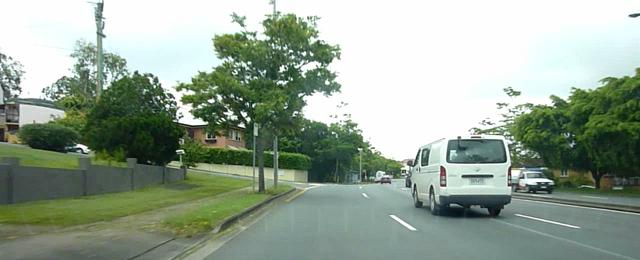
#> input picture ADAS_testing/ADAS/datasets/Day/Day (11).jpg, 640 x 260 px
$ python -i classical.py   (imports and definitions only)
#> lines starting #> are read from the running program, lines starting #| are printed output that depends on the picture; after the words box and inside, x2 and y2 are one past the last pixel; in counts of white or black regions, pixels touching at a corner belong together
"""
classical.py - OpenCV-based lane detector (no training needed).

Pipeline: grayscale -> gaussian -> Canny -> region-of-interest mask ->
Hough lines -> slope-based left/right split -> least-squares polynomial fit
per group -> sample N points along each fit.
"""

from pathlib import Path

import cv2
import numpy as np

from . import config


def _canny(gray):
    blur = cv2.GaussianBlur(gray, (config.GAUSSIAN_KERNEL, config.GAUSSIAN_KERNEL), 0)
    return cv2.Canny(blur, config.CANNY_LOW, config.CANNY_HIGH)


def _roi_mask(shape):
    H, W = shape[:2]
    top_y    = int(H * config.DEFAULT_ROI_VB_RATIO[0])
    bottom_y = int(H * config.DEFAULT_ROI_VB_RATIO[1])
    pts = np.array([[
        (int(W * 0.10), bottom_y),
        (int(W * 0.45), top_y),
        (int(W * 0.55), top_y),
        (int(W * 0.90), bottom_y),
    ]], dtype=np.int32)
    mask = np.zeros(shape[:2], dtype=np.uint8)
    cv2.fillPoly(mask, pts, 255)
    return mask


def _hough_lines(edge, mask):
    masked = cv2.bitwise_and(edge, mask)
    theta  = config.HOUGH_THETA or np.pi / 180
    return cv2.HoughLinesP(
        masked,
        rho=config.HOUGH_RHO,
        theta=theta,
        threshold=config.HOUGH_THRESH,
        minLineLength=config.HOUGH_MIN_LINE,
        maxLineGap=config.HOUGH_MAX_GAP,
    )


def _split_lrl(lines):
    """Bucket lines into (left, right) by slope sign and filter ~vertical ones."""
    left, right = [], []
    if lines is None:
        return left, right
    # OpenCV HoughLinesP is (N,1,4) in 4.x but (N,4) in 5.x; accept both.
    lines = np.asarray(lines).reshape(-1, 4)
    for x1, y1, x2, y2 in lines:
        dx = x2 - x1
        if dx == 0:
            continue
        slope = (y2 - y1) / dx
        if abs(slope) < 0.3:                  # too horizontal -> ignore
            continue
        if slope < 0:
            left.append((x1, y1, x2, y2))
        else:
            right.append((x1, y1, x2, y2))
    return left, right


def _fit_polys(lines, img_shape, n_points):
    """Fit a 1st-degree (and optionally 2nd-degree) polynomial per lane group,
    return list of dicts {slope_intercept, points=[[x,y]...]}.
    Returns at most 2 lanes (left, right)."""
    H, W = img_shape[:2]
    y_eval_top = int(H * config.DEFAULT_ROI_VB_RATIO[0])
    y_eval_bot = int(H * config.DEFAULT_ROI_VB_RATIO[1])
    ys = np.linspace(y_eval_top, y_eval_bot, n_points)

    polys = []
    for group in (lines[0], lines[1]):       # left then right
        if not group:
            continue
        xs_all = np.array([g[0] for g in group] + [g[2] for g in group])
        ys_all = np.array([g[1] for g in group] + [g[3] for g in group])
        # first-degree fit (good enough for a robust prototype)
        slope, intercept = np.polyfit(ys_all, xs_all, 1)
        x_pred = (slope * ys + intercept).astype(int).tolist()
        polys.append({
            "slope":     float(slope),
            "intercept": float(intercept),
            "points":    [[int(x), int(y)] for x, y in zip(x_pred, ys)],
        })
    return polys


def _clahe(gray):
    """CLAHE on the grayscale image: lifts contrast on dark / foggy / wet frames
    so lane markings survive adverse weather."""
    clahe = cv2.createCLAHE(clipLimit=3.0, tileGridSize=(8, 8))
    return clahe.apply(gray)


def detect_lanes(bgr, n_points=None, enhance=True):
    """End-to-end classical lane detection -> list of lane point lists.

    enhance=True runs a CLAHE pre-pass so the detector also works on dark
    / foggy / rainy frames, not only bright daylight scenes.
    """
    n_points = n_points or config.NUM_PTS_PER_LANE
    gray = cv2.cvtColor(bgr, cv2.COLOR_BGR2GRAY)
    if enhance:
        gray = _clahe(gray)
    edge = _canny(gray)
    mask = _roi_mask(edge.shape)
    lines = _hough_lines(edge, mask)
    left, right = _split_lrl(lines)
    lanes = _fit_polys((left, right), bgr.shape, n_points)
    return lanes, (left, right)


def draw_lanes(bgr, lanes, colors=None, thickness=4):
    """Return a copy of bgr with the lane polylines drawn."""
    out = bgr.copy()
    if not lanes:
        return out
    if colors is None:
        colors = [config.DEFAULT_LANE_COLOR_LEFT, config.DEFAULT_LANE_COLOR_RIGHT]
    for i, lane in enumerate(lanes):
        color = colors[i] if i < len(colors) else (255, 255, 255)
        for j in range(len(lane["points"]) - 1):
            pt1 = (lane["points"][j][0],     lane["points"][j][1])
            pt2 = lane["points"][j + 1]
            cv2.line(out, pt1, pt2, color, thickness)
    return out

>>> import cv2
>>> picture = cv2.imread('../../datasets/Day/Day (11).jpg')
#> picture is the input picture: shape (260, 640, 3); mean B, G, R 148.5, 163.4, 148.8
>>> result = detect_lanes(picture)
#> in detect_lanes, `gray = cv2.cvtColor(bgr, cv2.COLOR_BGR2GRAY)`:
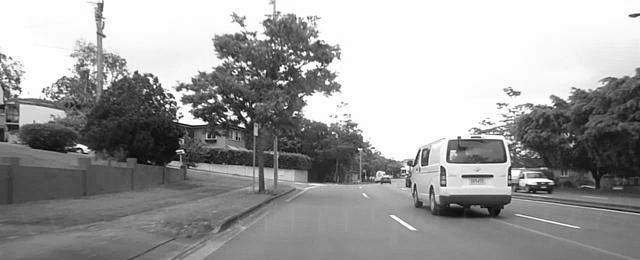
#> gray: shape (260, 640); min 3, max 255, mean 157.3
#> in _clahe, `return clahe.apply(gray)`:
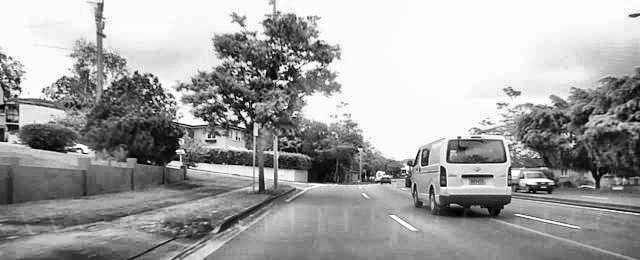
#> returned value: shape (260, 640); min 0, max 255, mean 163.6
#> in _canny, `blur = cv2.GaussianBlur(gray, (config.GAUSSIAN_KERNEL, config.GAUSSIAN..`:
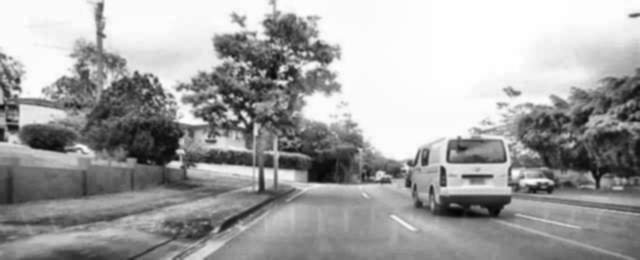
#> blur: shape (260, 640); min 4, max 255, mean 163.6
#> in _canny, `return cv2.Canny(blur, config.CANNY_LOW, config.CANNY_HIGH)`:
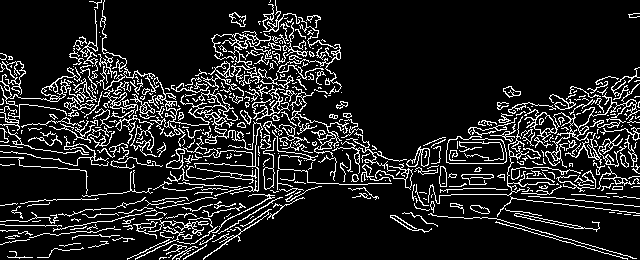
#> returned value: shape (260, 640); 12.9% white in thin lines or dots
#> in _roi_mask, `cv2.fillPoly(mask, pts, 255)`:
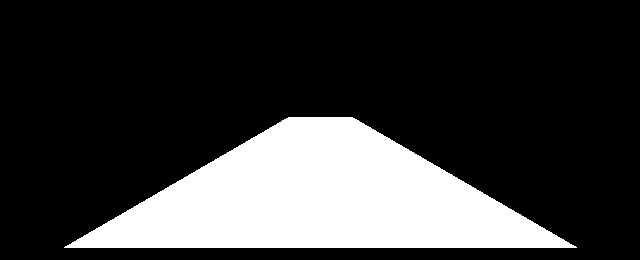
#> mask: shape (260, 640); 22.8% white; 1 white region, box (x1, y1, x2, y2) and area: (64, 117, 577, 248) 37953
#> in _hough_lines, `masked = cv2.bitwise_and(edge, mask)`:
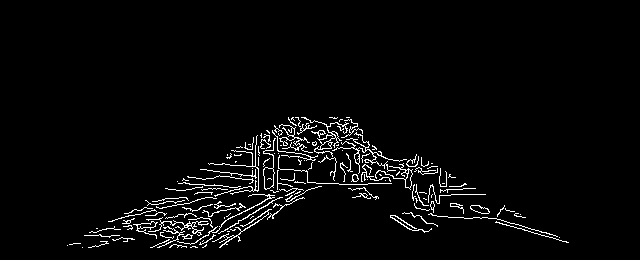
#> masked: shape (260, 640); 3.3% white in thin lines or dots, all inside (x1, y1, x2, y2) = (67, 117, 569, 248)
#> in detect_lanes, `lines = _hough_lines(edge, mask)`: lines = 46 rows, first 6: [84, 235, 437, 166], [168, 189, 462, 189], [102, 229, 534, 229], [125, 216, 521, 216], [261, 137, 567, 242], [88, 247, 421, 158]
#> the loop in _split_lrl, `for x1, y1, x2, y2 in lines:` made 46 passes
#> (x1, y1, x2, y2, dx, slope) on passes 1 to 12: (84, 235, 437, 166, 353, -0.195), (168, 189, 462, 189, 294, 0), (102, 229, 534, 229, 432, 0), (125, 216, 521, 216, 396, 0), (261, 137, 567, 242, 306, 0.343), (88, 247, 421, 158, 333, -0.267), (158, 204, 434, 166, 276, -0.138), (122, 223, 514, 223, 392, 0), (189, 184, 466, 184, 277, 0), (209, 164, 428, 164, 219, 0), (96, 246, 437, 168, 341, -0.229), (97, 235, 329, 117, 232, -0.509)
#> after the loop in _split_lrl, `for x1, y1, x2, y2 in lines:`: left = [(97, 235, 329, 117), (76, 243, 360, 129), (225, 242, 372, 146), (139, 210, 362, 138), (109, 221, 351, 119), (170, 242, 351, 120), (152, 247, 362, 135), (196, 247, 366, 141), (108, 221, 357, 125), (123, 241, 361, 130), (67, 245, 354, 129)]; right = [(261, 137, 567, 242), (261, 135, 520, 214), (290, 121, 549, 237), (256, 137, 541, 235), (288, 118, 452, 177), (253, 137, 524, 230), (266, 130, 559, 237), (253, 141, 476, 217)]
#> in detect_lanes, `lanes = _fit_polys((left, right), bgr.shape, n_points)`: lanes = 2 items

$ run again, on ADAS_testing/ADAS/datasets/Day/Day (120).jpg
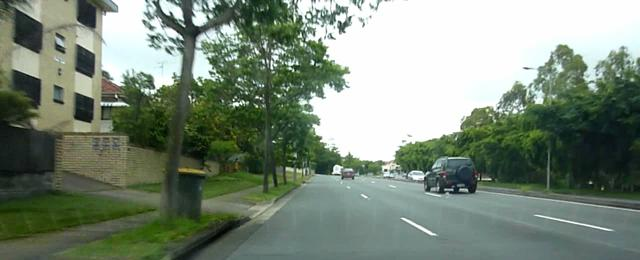
#> input picture ADAS_testing/ADAS/datasets/Day/Day (120).jpg, 640 x 260 px
#> picture is the input picture: shape (260, 640, 3); mean B, G, R 121, 136.6, 122.6
#> in _canny, `return cv2.Canny(blur, config.CANNY_LOW, config.CANNY_HIGH)`:
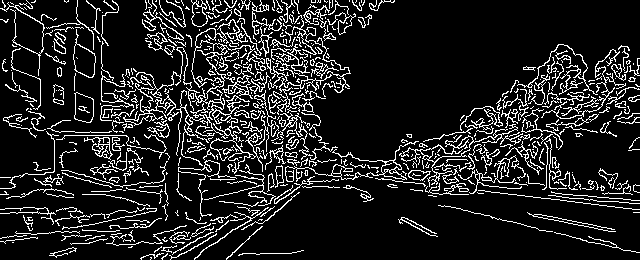
#> returned value: shape (260, 640); 13.3% white in thin lines or dots
#> mask: shape (260, 640); 22.8% white; 1 white region, box (x1, y1, x2, y2) and area: (64, 117, 577, 248) 37953
#> in _hough_lines, `masked = cv2.bitwise_and(edge, mask)`:
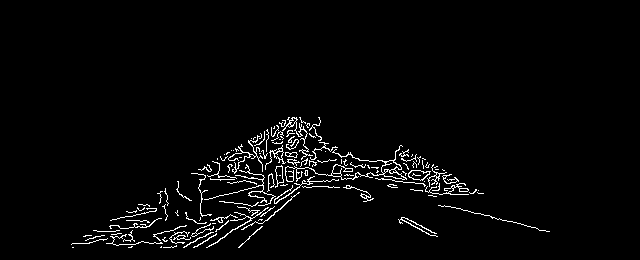
#> masked: shape (260, 640); 2.8% white in thin lines or dots, all inside (x1, y1, x2, y2) = (71, 117, 550, 248)
#> in detect_lanes, `lines = _hough_lines(edge, mask)`: lines = 38 rows, first 6: [205, 177, 455, 177], [199, 179, 457, 179], [191, 173, 444, 173], [71, 244, 460, 183], [198, 169, 442, 169], [212, 161, 422, 161]
#> the loop in _split_lrl, `for x1, y1, x2, y2 in lines:` made 38 passes
#> (x1, y1, x2, y2, dx, slope) on passes 1 to 8: (205, 177, 455, 177, 250, 0), (199, 179, 457, 179, 258, 0), (191, 173, 444, 173, 253, 0), (71, 244, 460, 183, 389, -0.157), (198, 169, 442, 169, 244, 0), (212, 161, 422, 161, 210, 0), (101, 231, 453, 188, 352, -0.122), (227, 152, 408, 152, 181, 0)
#> after the loop in _split_lrl, `for x1, y1, x2, y2 in lines:`: left = [(163, 240, 399, 149), (209, 246, 351, 154), (163, 247, 395, 153), (184, 246, 352, 156), (83, 243, 293, 117), (164, 247, 407, 154), (117, 218, 305, 122), (188, 239, 308, 123), (120, 217, 319, 124), (85, 243, 315, 131), (157, 193, 301, 120), (197, 246, 324, 143)]; right = [(254, 141, 435, 233), (264, 132, 430, 235)]
#> lanes = 2 items

$ run again, on ADAS_testing/ADAS/datasets/Day/Day (132).jpg
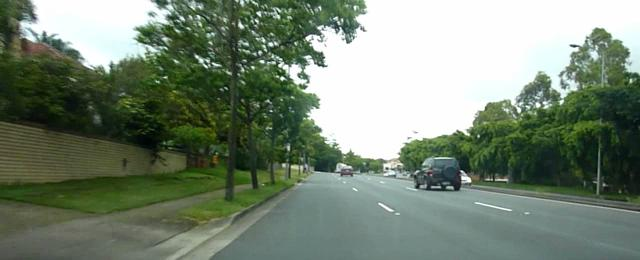
#> input picture ADAS_testing/ADAS/datasets/Day/Day (132).jpg, 640 x 260 px
#> picture is the input picture: shape (260, 640, 3); mean B, G, R 116.1, 133.5, 119.1
#> in _canny, `return cv2.Canny(blur, config.CANNY_LOW, config.CANNY_HIGH)`:
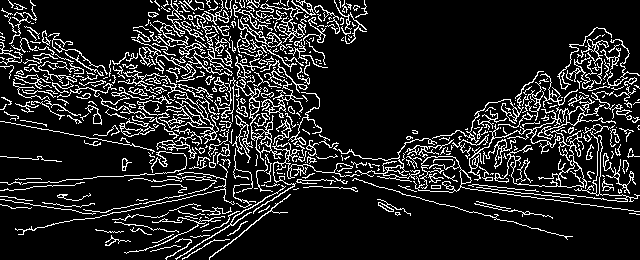
#> returned value: shape (260, 640); 13.7% white in thin lines or dots
#> mask: shape (260, 640); 22.8% white; 1 white region, box (x1, y1, x2, y2) and area: (64, 117, 577, 248) 37953
#> in _hough_lines, `masked = cv2.bitwise_and(edge, mask)`:
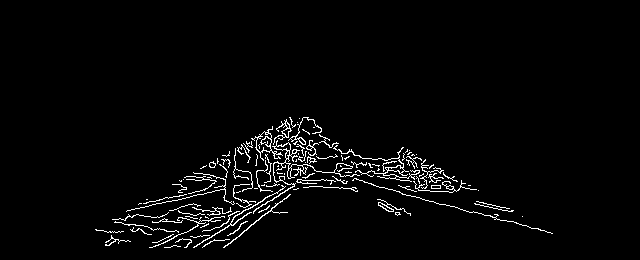
#> masked: shape (260, 640); 2.8% white in thin lines or dots, all inside (x1, y1, x2, y2) = (95, 117, 553, 248)
#> in detect_lanes, `lines = _hough_lines(edge, mask)`: lines = 38 rows, first 6: [186, 176, 454, 176], [238, 148, 544, 230], [179, 180, 461, 180], [106, 231, 435, 167], [194, 173, 443, 173], [139, 203, 416, 154]
#> the loop in _split_lrl, `for x1, y1, x2, y2 in lines:` made 38 passes
#> (x1, y1, x2, y2, dx, slope) on passes 1 to 8: (186, 176, 454, 176, 268, 0), (238, 148, 544, 230, 306, 0.268), (179, 180, 461, 180, 282, 0), (106, 231, 435, 167, 329, -0.195), (194, 173, 443, 173, 249, 0), (139, 203, 416, 154, 277, -0.177), (183, 187, 464, 187, 281, 0), (193, 247, 349, 149, 156, -0.628)
#> after the loop in _split_lrl, `for x1, y1, x2, y2 in lines:`: left = [(193, 247, 349, 149), (158, 245, 341, 152), (230, 243, 340, 151), (105, 242, 325, 140), (188, 243, 351, 149), (154, 246, 321, 129), (118, 242, 290, 117)]; right = [(280, 126, 534, 228)]
#> lanes = 2 items
